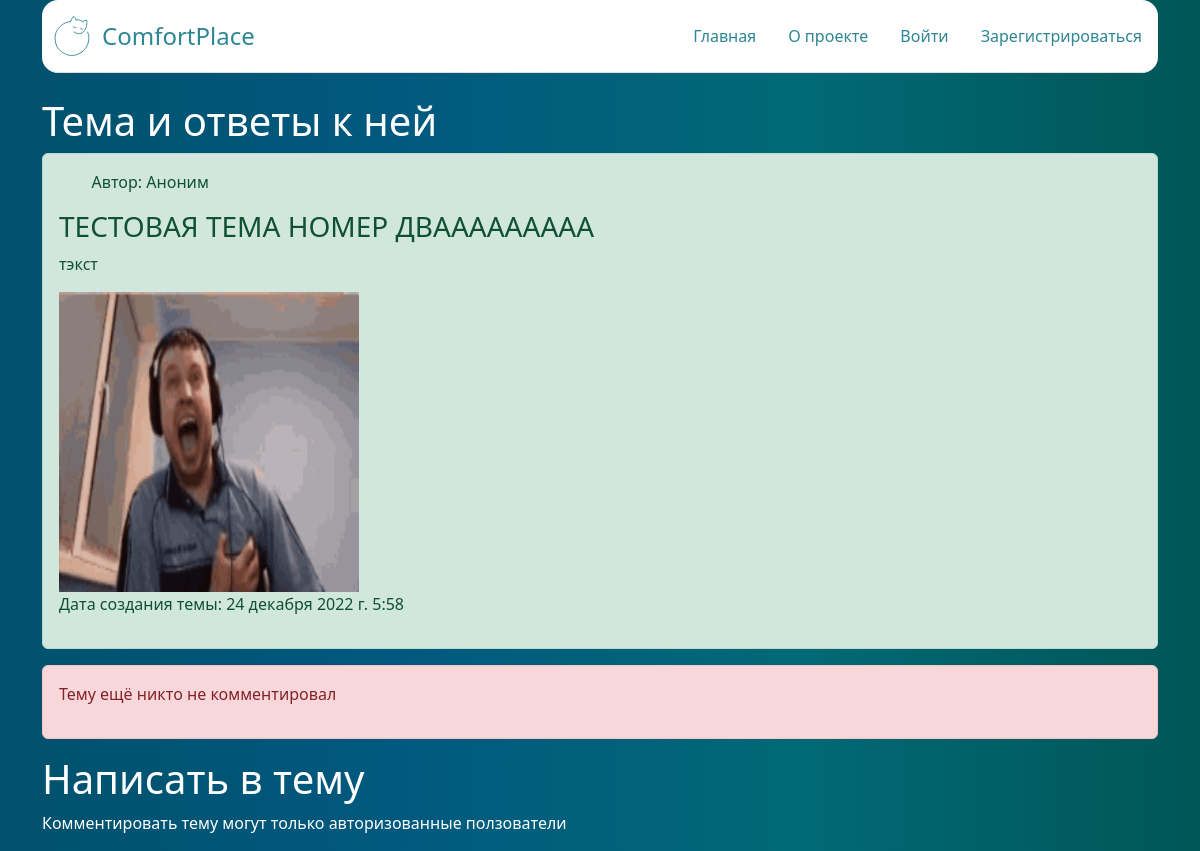
/theme/2, run on the app's committed database.
### main/models.py (models this page shows, shortened)
class Theme(models.Model):
    header = models.CharField(max_length=100, db_index=True)
    media = models.ImageField(upload_to='communication_pictures/themes/%Y/%m/%d/', blank=True)
    text = models.TextField(max_length=500)
    time_create = models.DateTimeField(auto_now_add=True)
    time_update = models.DateTimeField(auto_now=True)
    author = models.ForeignKey('auth.User', to_field='username', on_delete=PROTECT, null=True)
    class Meta:
        verbose_name = 'Тема'
        verbose_name_plural = 'Темы'

### main/views.py (the view, shortened to what this page needs)
# urls.py: path('theme/<int:theme_id>', views.theme, name='theme'),
def theme(request, theme_id):
    main_theme = Theme.objects.get(pk=theme_id)
    posts_related = Post.objects.filter(parent_theme_id=theme_id)
    error = ''
    form = PostForm()
    context = {
        'theme_id': theme_id,
        'main_theme': main_theme,
        'posts_related': posts_related,
        'error': error,
        'form': form
    }
    return render(request, 'main/theme.html', context)

### main/templates/main/theme.html (shortened to what this page needs)
{% extends 'main/base.html' %}
{% block content %}
<h1 class="text-white">Тема и ответы к ней</h1>
{% if main_theme %}
<div class="alert-success alert mt-2">
    <p style="margin-left: 3%">Автор: {% if main_theme.author_id %} <a href="{% url '/accounts/profile' main_theme.author_id %}" class="main-website-color">{{main_theme.author_id}}</a> {% else %} Аноним {% endif %}</p>
    <h3>{{ main_theme.header }}</h3>
    <p>{{ main_theme.text }}</p>
    {% if main_theme.media %}
        <img src="{{ main_theme.media.url }}" alt="Медиа-вложение темы" width="300" height="300">
    {% endif %}
    <p>Дата создания темы: {{ main_theme.time_create }}</p>
</div>
{% if posts_related %}
{% for post in posts_related %}
<div class="alert-warning alert mt-2">
    <p style="margin-left: 3%">Автор: {% if post.author_id %} <a href="{% url '/accounts/profile' main_theme.author_id %}" class="main-website-color">{{post.author_id}}</a> {% else %} Аноним {% endif %}</p>
    <h3>{{ post.theme }}</h3>
    <p>{{ post.text }}</p>
    {% if post.post_picture %}
        <img src="{{ post.post_picture.url }}" alt="Медиа-вложение поста" width="200" height="200">
    {% endif %}
    <p>Дата создания поста: {{ post.create_time }}</p>
</div>
{% endfor %}
{% else %}
<div class="alert-danger alert mt-2">
    <p>Тему ещё никто не комментировал</p>
</div>
{% endif %}
{% else %}
<div class="alert-danger alert mt-2">
    <p>Темы нет</p>
</div>
{% endif %}
<h1 class="text-white">Написать в тему</h1>
{% if request.user.is_authenticated %}
    <form method="post" enctype="multipart/form-data">
        {% csrf_token %}
        {{ form.theme }} <br>
        {{ form.text }} <br>
        {{ form.post_picture }} <br>
        {{ form.captcha }}
        <p class="text-danger">{{ error }}</p>
        <button type="submit" class="btn btn-success mt-5">Запостить</button>
    </form>
{% else %}
    <p class="text-white">Комментировать тему могут только авторизованные ползователи</p>
{% endif %}
{% endblock %}

### main/static/main/css/styles.css (style rules this page uses)
body { background: linear-gradient(to right, rgb(0, 81, 108), rgb(1, 89, 127), rgb(1, 105, 118), rgb(0, 86, 87)); background-size: 100%; }

### data on the page
Theme: header "ТЕСТОВАЯ ТЕМА НОМЕР ДВААААААААА", text "тэкст", media (picture), time_create "24 декабря 2022 г. 5:58"
